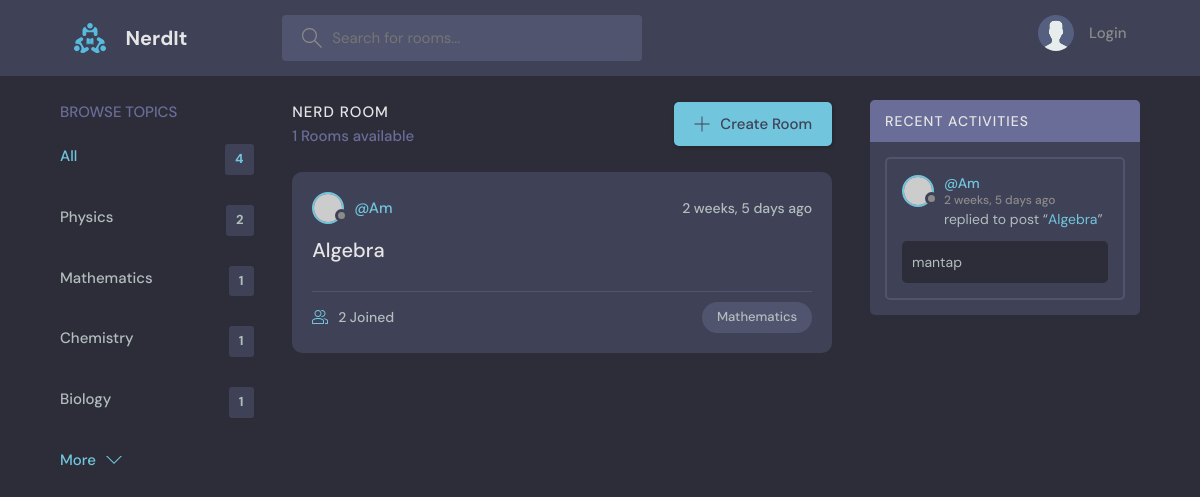
The app's page /?q=Mathematics with its own data.
### base/models.py (models this page shows, shortened)
class Topic(models.Model):
    name=models.CharField(max_length=200)

class Room(models.Model):
    host = models.ForeignKey(User, on_delete=models.SET_NULL, null=True)
    topic = models.ForeignKey(Topic, on_delete=models.SET_NULL, null=True)
    name  = models.CharField(max_length=200)
    description = models.TextField(null=True, blank=True)
    participants = models.ManyToManyField(User, related_name='participants', blank=True)
    updated = models.DateTimeField(auto_now=True)
    created = models.DateTimeField(auto_now_add=True)
    class Meta:
        ordering = ['-updated', '-created']
    def __str__(self):
        return self.name

class Message(models.Model):
    user = models.ForeignKey(User, on_delete=models.CASCADE)
    room = models.ForeignKey(Room, on_delete=models.CASCADE)
    body = models.TextField()
    updated = models.DateTimeField(auto_now=True)
    created = models.DateTimeField(auto_now_add=True)
    class Meta:
        ordering = ['-updated', '-created']

### base/views.py (the view)
# urls.py: path('', views.home, name="home"),
def home(request):
    q = request.GET.get('q') if request.GET.get('q') != None else ''
    rooms = Room.objects.filter(Q(topic__name__icontains = q) | Q(description__icontains=q))
    topics = Topic.objects.all()
    room_count = rooms.count()
    room_messages = Message.objects.filter(Q(room__topic__name__icontains=q))
    context = {'rooms':rooms, 'topics':topics, 'room_count':room_count, 'room_messages':room_messages}
    return render(request, 'base/home.html', context)

### base/templates/base/home.html (shortened to what this page needs)
{% extends 'main.html' %}
{% block content %}
    <main class="layout layout--3">
      <div class="container">
        {% include 'base/topics_component.html' %}
        <div class="roomList">
          <div class="roomList__header">
            <div>
              <h2>Nerd Room</h2>
              <p>{{room_count}} Rooms available</p>
            </div>
            <a class="btn btn--main" href="create-room.html">
              <svg version="1.1" xmlns="http://www.w3.org/2000/svg" width="32" height="32" viewBox="0 0 32 32">
                <title>add</title>
                <path
                  d="M16.943 0.943h-1.885v14.115h-14.115v1.885h14.115v14.115h1.885v-14.115h14.115v-1.885h-14.115v-14.115z"
                ></path>
              </svg>
              Create Room
            </a>
          </div>
          {% include 'base/feed_component.html' %}
        </div>
        {% include 'base/activity_component.html' %}
      </div>
    </main>
{% endblock %}

### base/templates/base/topics_component.html
<div class="topics">
    <div class="topics__header">
      <h2>Browse Topics</h2>
    </div>
    <ul class="topics__list">
      <li>
        <a href="{% url 'home' %}" class="active">All <span>{{topics.count}}</span></a>
      </li>
      {% for topic in topics %}
      <li>
        <a href="{% url 'home' %}?q={{topic.name}}">{{topic.name}}<span>{{topic.room_set.all.count}}</span></a>
      </li>
      {% endfor %}
    </ul>
    <a class="btn btn--link" href="topics.html">
      More
      <svg version="1.1" xmlns="http://www.w3.org/2000/svg" width="32" height="32" viewBox="0 0 32 32">
        <title>chevron-down</title>
        <path d="M16 21l-13-13h-3l16 16 16-16h-3l-13 13z"></path>
      </svg>
    </a>
  </div>

### base/templates/base/feed_component.html (shortened to what this page needs)
{% for room in rooms %}
<div class="roomListRoom">
    <div class="roomListRoom__header">
      <a href="{% url 'user-profile' room.host.id %}" class="roomListRoom__author">
        <div class="avatar avatar--small">
          <img src="https://randomuser.me/api/portraits/women/11.jpg" />
        </div>
        <span>@{{room.host.username}}</span>
      </a>
      <div class="roomListRoom__actions">
        <span>{{room.created|timesince}} ago</span>
      </div>
    </div>
    <div class="roomListRoom__content">
      <a href="{% url 'room' room.id %}">{{room.name}}</a>
    </div>
    <div class="roomListRoom__meta">
      <a href="{% url 'room' room.id%}" class="roomListRoom__joined">
        {{room.participants.all.count}} Joined
      </a>
      <p class="roomListRoom__topic">{{room.topic.name}}</p>
    </div>
  </div>
  {% endfor %}

### base/templates/base/activity_component.html
<div class="activities">
    <div class="activities__header">
      <h2>Recent Activities</h2>
    </div>
    {% for message in room_messages %}
    <div class="activities__box">
      <div class="activities__boxHeader roomListRoom__header">
        <a href="{% url 'user-profile' message.user.id %}" class="roomListRoom__author">
          <div class="avatar avatar--small">
            <img src="https://randomuser.me/api/portraits/women/11.jpg" />
          </div>
          <p>
            @{{message.user}}
            <span>{{message.created|timesince}} ago</span>
          </p>
        </a>
      </div>
      <div class="activities__boxContent">
        <p>replied to post “<a href="{% url 'room' message.room.id %}">{{message.room}}</a>”</p>
        <div class="activities__boxRoomContent">
          {{message.body}}
        </div>
      </div>
    </div>
    {% endfor %}
  </div>

### records on screen
Topic: name "Physics", room_set.all.count "2"
Topic: name "Mathematics", room_set.all.count "1"
Topic: name "Chemistry", room_set.all.count "1"
Topic: name "Biology", room_set.all.count "1"
Room: host.username "Am", created "2 weeks, 5 days", name "Algebra", participants.all.count "2", topic.name "Mathematics"
Message: user "Am", created "2 weeks, 5 days", room "Algebra", body "mantap"

### other values on screen
{{ topics.count }} "4"
{{ room_count }} "1"
